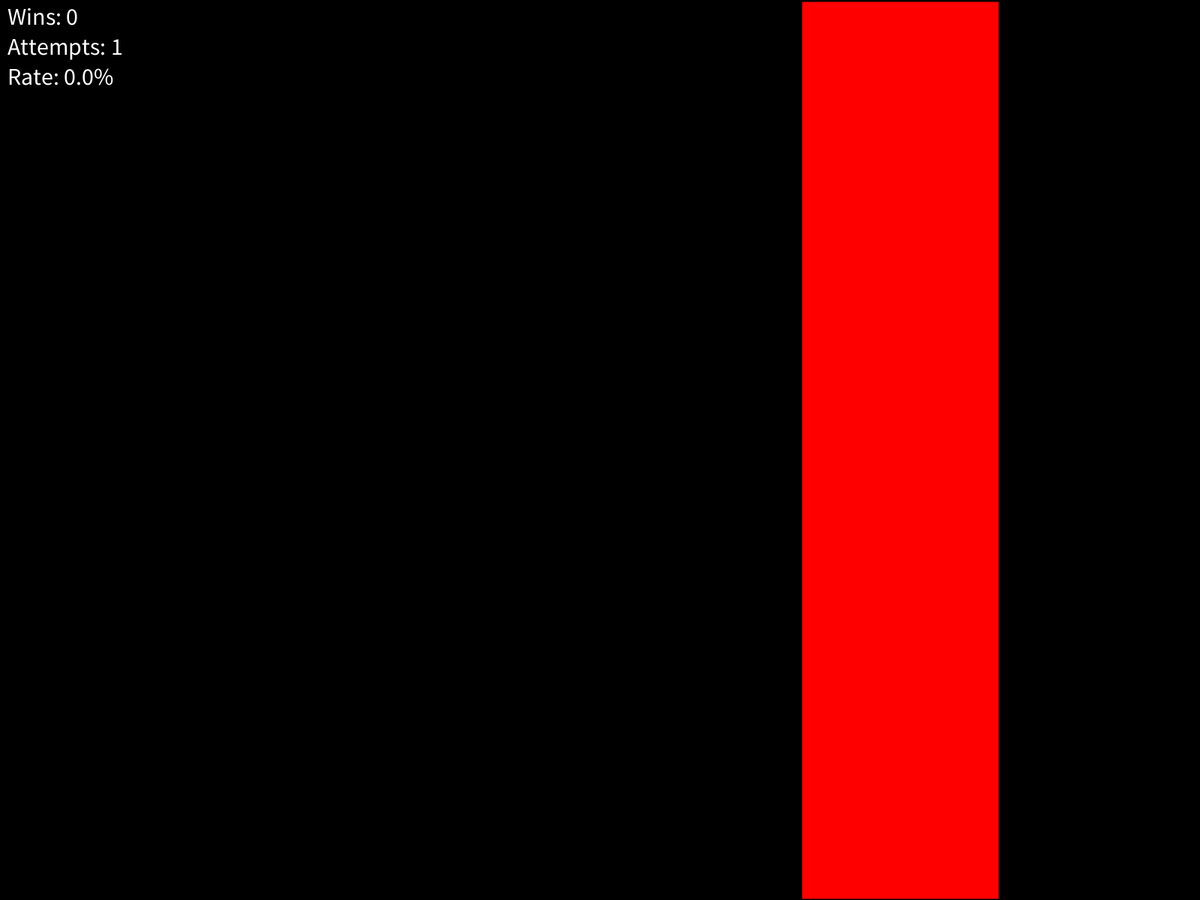
Frame 1 (no input)
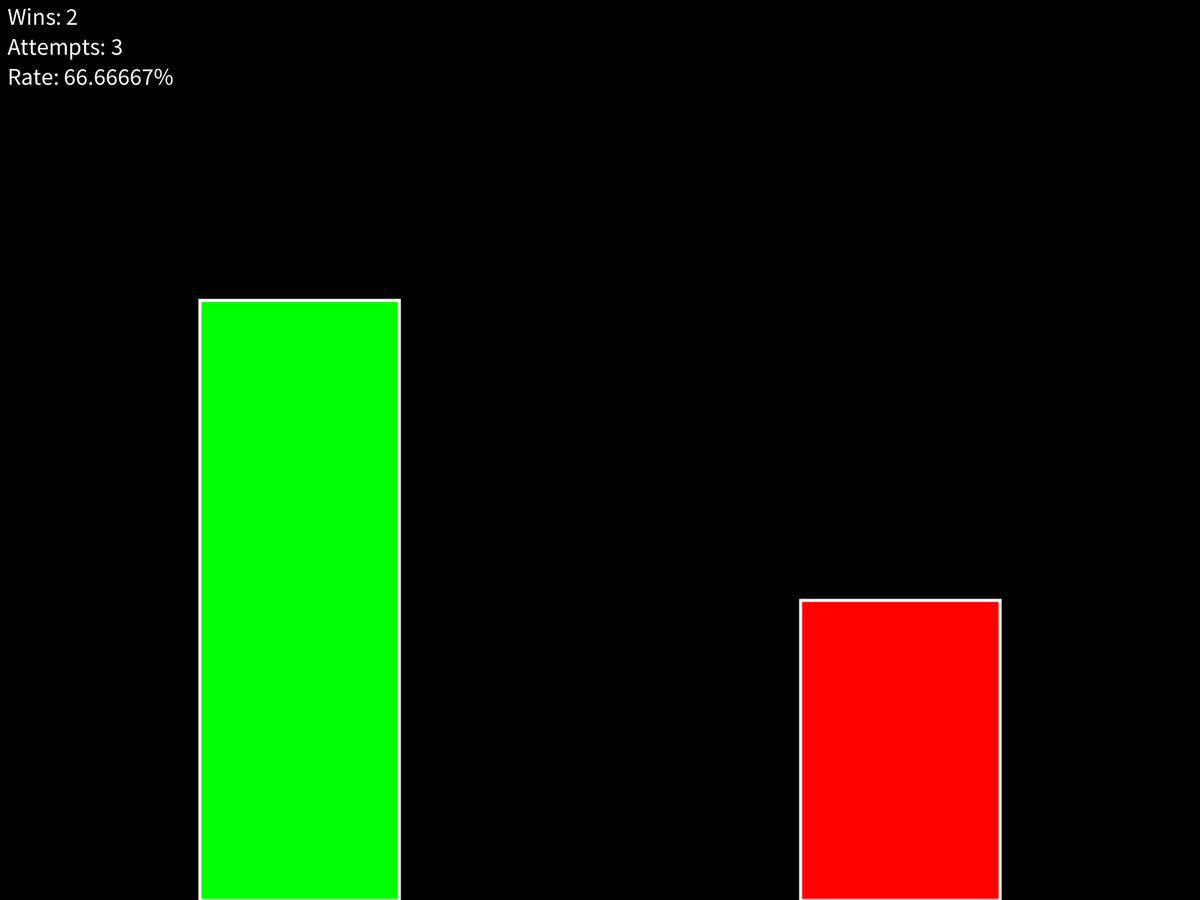
Frame 60 (the mouse pressed at the canvas centre just before this capture)
Frame 120 (the mouse held since frame 60 and released just before this capture): identical to frame 60, image omitted

The Processing sketch that drew these frames (run headless with seeded random() and noise(); from frame 60 on, the mouse is pressed at the canvas centre):

// Processing sketch: talonCheck
// ── talonCheck.pde
int wins = 0;
int attempts = 0;
float rate;

void setup() {
  fullScreen();
  //size(100, 100);
  noCursor();
  strokeWeight(4);
}

void draw() {
  if (keyPressed) {
    wins = 0;
    attempts=0;
    rate=0;
  }
  background(0);
  if (attempts<3) {
    calc();
  }
  fill(0, 255, 0);
  rect(width/6, height, width/6, -height*rate);
  fill(255, 0, 0);
  rect(width-(width/3), height, width/6, -height*(1-rate));

  stroke(255);
  fill(255);
  textSize(32);
  textAlign(LEFT, TOP);
  text("Wins: "+wins, 10, 10);
  text("Attempts: "+attempts, 10, 50);
  text("Rate: "+rate*100+"%", 10, 90);
}

void calc() {
  int card = int(random(1, 8));
  if (card < 5) {
    wins+=1;
  } else {
    for (int i = 0; i<6; i++) {
      int card2 = int(random(1, 61-i));
      if (card2 < 5) {
        wins+=1;
      }
    }
  }
  attempts+=1;

  rate= float(wins) / float(attempts);

  println("wins: "+wins);
  println("attempts: "+attempts);
  println("rate: "+rate);
}
